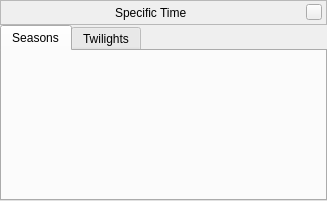
<?xml version="1.0" encoding="UTF-8"?>
<ui version="4.0">
 <class>SpecificTimeDialogForm</class>
 <widget class="QWidget" name="SpecificTimeDialogForm">
  <property name="geometry">
   <rect>
    <x>0</x>
    <y>0</y>
    <width>327</width>
    <height>201</height>
   </rect>
  </property>
  <layout class="QVBoxLayout" name="verticalLayout">
   <property name="spacing">
    <number>0</number>
   </property>
   <property name="leftMargin">
    <number>0</number>
   </property>
   <property name="topMargin">
    <number>0</number>
   </property>
   <property name="rightMargin">
    <number>0</number>
   </property>
   <property name="bottomMargin">
    <number>0</number>
   </property>
   <item>
    <widget class="BarFrame" name="TitleBar">
     <property name="minimumSize">
      <size>
       <width>16</width>
       <height>25</height>
      </size>
     </property>
     <property name="maximumSize">
      <size>
       <width>16777215</width>
       <height>25</height>
      </size>
     </property>
     <property name="frameShape">
      <enum>QFrame::StyledPanel</enum>
     </property>
     <layout class="QHBoxLayout">
      <property name="leftMargin">
       <number>0</number>
      </property>
      <property name="topMargin">
       <number>0</number>
      </property>
      <property name="rightMargin">
       <number>4</number>
      </property>
      <property name="bottomMargin">
       <number>0</number>
      </property>
      <item>
       <spacer>
        <property name="orientation">
         <enum>Qt::Horizontal</enum>
        </property>
        <property name="sizeHint" stdset="0">
         <size>
          <width>40</width>
          <height>20</height>
         </size>
        </property>
       </spacer>
      </item>
      <item>
       <widget class="QLabel" name="stelWindowTitle">
        <property name="palette">
         <palette>
          <active/>
          <inactive/>
          <disabled/>
         </palette>
        </property>
        <property name="font">
         <font/>
        </property>
        <property name="text">
         <string>Specific Time</string>
        </property>
       </widget>
      </item>
      <item>
       <spacer>
        <property name="orientation">
         <enum>Qt::Horizontal</enum>
        </property>
        <property name="sizeHint" stdset="0">
         <size>
          <width>40</width>
          <height>20</height>
         </size>
        </property>
       </spacer>
      </item>
      <item>
       <widget class="QPushButton" name="closeStelWindow">
        <property name="minimumSize">
         <size>
          <width>16</width>
          <height>16</height>
         </size>
        </property>
        <property name="maximumSize">
         <size>
          <width>16</width>
          <height>16</height>
         </size>
        </property>
        <property name="focusPolicy">
         <enum>Qt::NoFocus</enum>
        </property>
        <property name="text">
         <string/>
        </property>
       </widget>
      </item>
     </layout>
    </widget>
   </item>
   <item>
    <widget class="QTabWidget" name="tabWidget">
     <property name="currentIndex">
      <number>0</number>
     </property>
     <widget class="QWidget" name="tabSeasons">
      <property name="sizePolicy">
       <sizepolicy hsizetype="MinimumExpanding" vsizetype="MinimumExpanding">
        <horstretch>0</horstretch>
        <verstretch>0</verstretch>
       </sizepolicy>
      </property>
      <attribute name="title">
       <string>Seasons</string>
      </attribute>
      <layout class="QVBoxLayout" name="verticalLayout_2">
       <property name="leftMargin">
        <number>4</number>
       </property>
       <property name="topMargin">
        <number>4</number>
       </property>
       <property name="rightMargin">
        <number>4</number>
       </property>
       <property name="bottomMargin">
        <number>4</number>
       </property>
       <item>
        <widget class="SeasonsWidget" name="seasonsWidget" native="true">
         <property name="sizePolicy">
          <sizepolicy hsizetype="Expanding" vsizetype="Expanding">
           <horstretch>0</horstretch>
           <verstretch>0</verstretch>
          </sizepolicy>
         </property>
        </widget>
       </item>
      </layout>
     </widget>
     <widget class="QWidget" name="tabTwilights">
      <attribute name="title">
       <string>Twilights</string>
      </attribute>
     </widget>
    </widget>
   </item>
  </layout>
 </widget>
 <customwidgets>
  <customwidget>
   <class>BarFrame</class>
   <extends>QFrame</extends>
   <header>Dialog.hpp</header>
   <container>1</container>
  </customwidget>
  <customwidget>
   <class>SeasonsWidget</class>
   <extends>QWidget</extends>
   <header>SeasonsWidget.hpp</header>
   <container>1</container>
  </customwidget>
 </customwidgets>
 <resources/>
 <connections/>
</ui>
